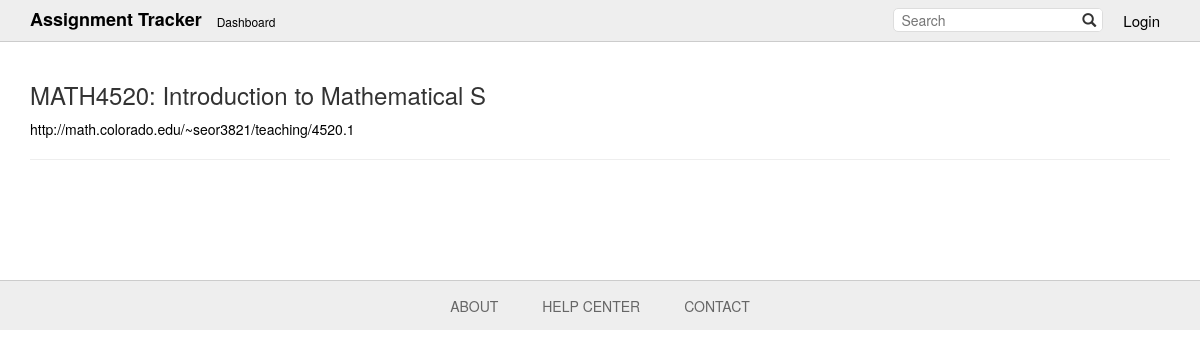
The page /detail/2/ on the database its author committed.
### tables/models.py (models this page shows, shortened)
class Course(models.Model):
    users = models.ManyToManyField('auth.User')
    course = models.CharField(max_length=128)
    difficulty = models.IntegerField(default=1,
        validators=[MinValueValidator(1), MaxValueValidator(5)])
    url = models.URLField(max_length=512)

### tables/views.py (the view)
# urls.py: url(r'^detail/(?P<course_pk>[0-9]+)/$', views.detail, name='detail'),
def detail(request, course_pk):
    course = get_object_or_404(Course, pk=course_pk)
    return render(request, 'tables/detail.html', {'course': course})

### tables/templates/tables/detail.html (shortened to what this page needs)
{% extends 'tables/base.html' %}
{% block content %}
<h3>{{ course.course }}</h3>
<a href="{{ course.url }}">{{ course.url }}</a>
<hr />
{% endblock %}

### tables/static/css/style.css (style rules this page uses)
a { color: black; text-decoration: none; }

### rows shown on the page
Course: course "MATH4520: Introduction to Mathematical S", url "http://math.colorado.edu/~seor3821/teaching/4520.1"
